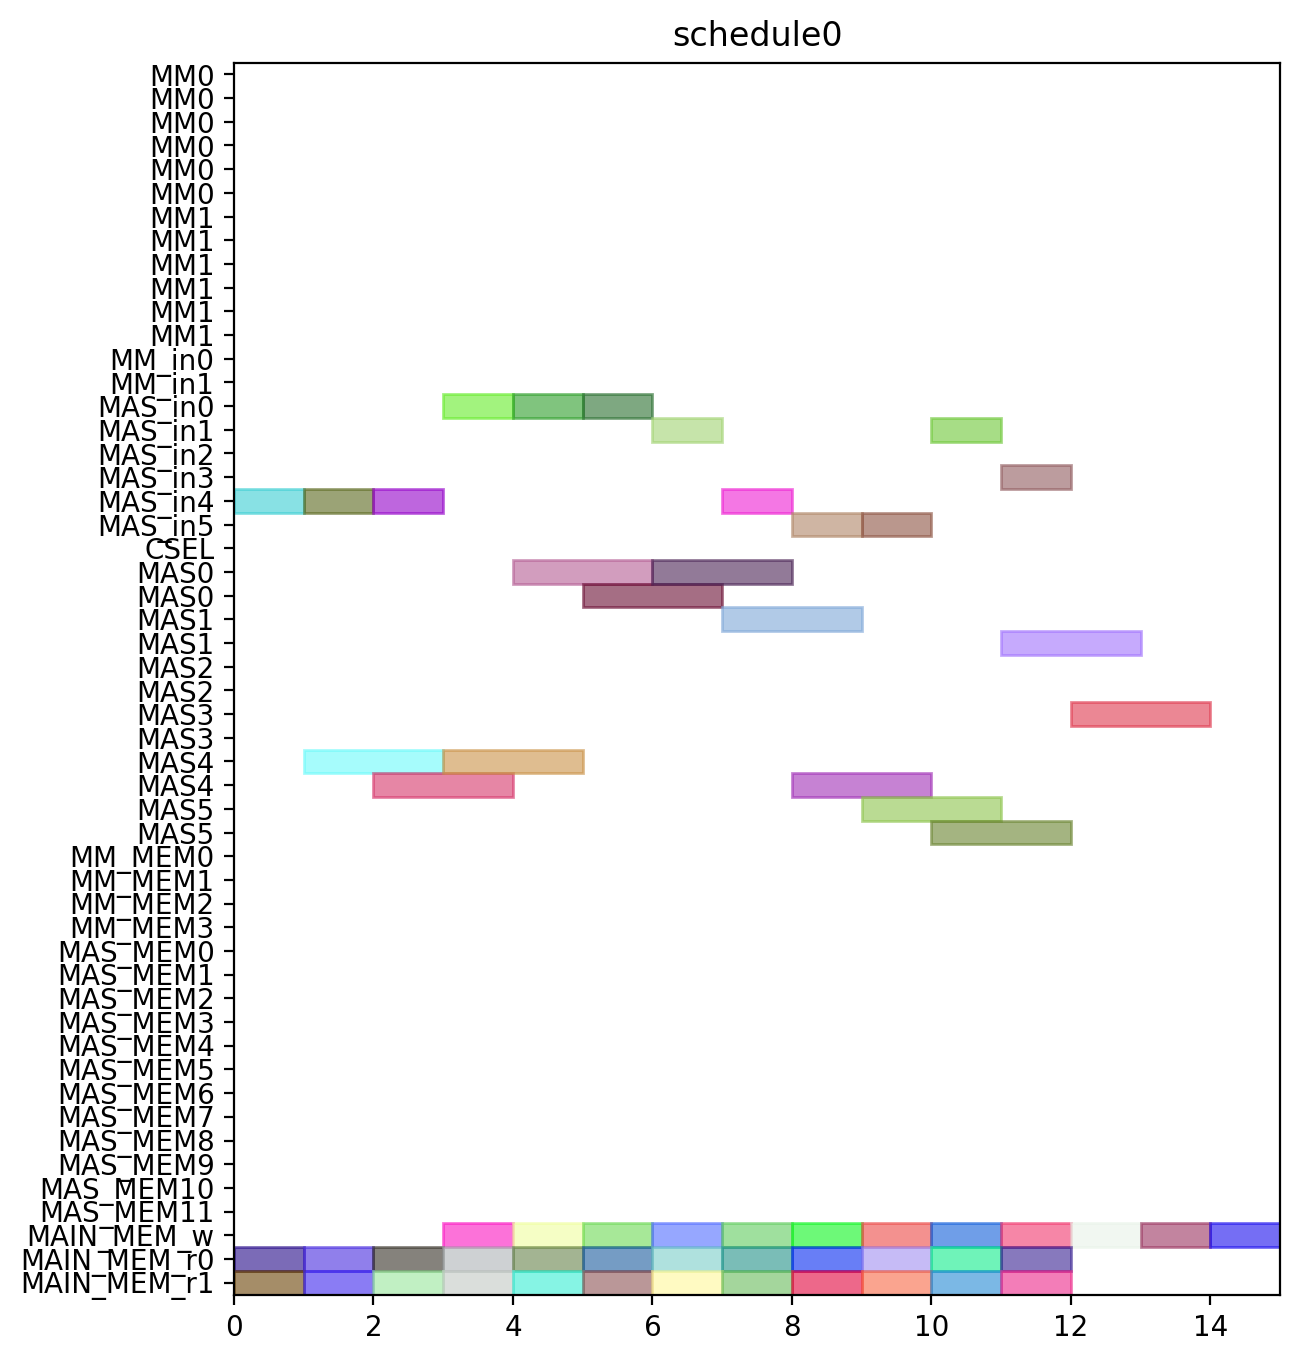

Generate this figure with Python:
from pyschedule import Scenario, solvers, plotters, alt


def solve():
	horizon = 120
	S = Scenario("schedule0", horizon=horizon)

	# resource
	MM = S.Resources('MM', num=2, size=6)
	MM_in = S.Resources('MM_in', num=2)
	MAS_in = S.Resources('MAS_in', num=6)
	CSEL = S.Resource('CSEL')
	MAS = S.Resources('MAS', num=6, size=2, periods=range(1, horizon))
	MM_MEM = S.Resources('MM_MEM', num=4)
	MAS_MEM = S.Resources('MAS_MEM', num=12)
	MAIN_MEM_w = S.Resource('MAIN_MEM_w', size=1)
	MAIN_MEM_r = S.Resources('MAIN_MEM_r', num=2)

	# result of previous scheduling

	# new tasks
	c000 = S.Task('c000', length=2, delay_cost=1)
	c000 += alt(MAS)
	c000_in = S.Task('c000_in', length=1, delay_cost=1)
	c000_in += alt(MAS_in)
	S += c000_in*MAS_in[0]<=c000*MAS[0]

	S += c000_in*MAS_in[1]<=c000*MAS[1]

	S += c000_in*MAS_in[2]<=c000*MAS[2]

	S += c000_in*MAS_in[3]<=c000*MAS[3]

	S += c000_in*MAS_in[4]<=c000*MAS[4]

	S += c000_in*MAS_in[5]<=c000*MAS[5]

	S += 0<c000

	c000_w = S.Task('c000_w', length=1, delay_cost=1)
	c000_w += alt(MAIN_MEM_w)
	S += c000 <= c000_w

	c000_mem0 = S.Task('c000_mem0', length=1, delay_cost=1)
	c000_mem0 += MAIN_MEM_r[0]
	S += c000_mem0 <= c000

	c000_mem1 = S.Task('c000_mem1', length=1, delay_cost=1)
	c000_mem1 += MAIN_MEM_r[1]
	S += c000_mem1 <= c000

	c001 = S.Task('c001', length=2, delay_cost=1)
	c001 += alt(MAS)
	c001_in = S.Task('c001_in', length=1, delay_cost=1)
	c001_in += alt(MAS_in)
	S += c001_in*MAS_in[0]<=c001*MAS[0]

	S += c001_in*MAS_in[1]<=c001*MAS[1]

	S += c001_in*MAS_in[2]<=c001*MAS[2]

	S += c001_in*MAS_in[3]<=c001*MAS[3]

	S += c001_in*MAS_in[4]<=c001*MAS[4]

	S += c001_in*MAS_in[5]<=c001*MAS[5]

	S += 0<c001

	c001_w = S.Task('c001_w', length=1, delay_cost=1)
	c001_w += alt(MAIN_MEM_w)
	S += c001 <= c001_w

	c001_mem0 = S.Task('c001_mem0', length=1, delay_cost=1)
	c001_mem0 += MAIN_MEM_r[0]
	S += c001_mem0 <= c001

	c001_mem1 = S.Task('c001_mem1', length=1, delay_cost=1)
	c001_mem1 += MAIN_MEM_r[1]
	S += c001_mem1 <= c001

	c010 = S.Task('c010', length=2, delay_cost=1)
	c010 += alt(MAS)
	c010_in = S.Task('c010_in', length=1, delay_cost=1)
	c010_in += alt(MAS_in)
	S += c010_in*MAS_in[0]<=c010*MAS[0]

	S += c010_in*MAS_in[1]<=c010*MAS[1]

	S += c010_in*MAS_in[2]<=c010*MAS[2]

	S += c010_in*MAS_in[3]<=c010*MAS[3]

	S += c010_in*MAS_in[4]<=c010*MAS[4]

	S += c010_in*MAS_in[5]<=c010*MAS[5]

	S += 0<c010

	c010_w = S.Task('c010_w', length=1, delay_cost=1)
	c010_w += alt(MAIN_MEM_w)
	S += c010 <= c010_w

	c010_mem0 = S.Task('c010_mem0', length=1, delay_cost=1)
	c010_mem0 += MAIN_MEM_r[0]
	S += c010_mem0 <= c010

	c010_mem1 = S.Task('c010_mem1', length=1, delay_cost=1)
	c010_mem1 += MAIN_MEM_r[1]
	S += c010_mem1 <= c010

	c011 = S.Task('c011', length=2, delay_cost=1)
	c011 += alt(MAS)
	c011_in = S.Task('c011_in', length=1, delay_cost=1)
	c011_in += alt(MAS_in)
	S += c011_in*MAS_in[0]<=c011*MAS[0]

	S += c011_in*MAS_in[1]<=c011*MAS[1]

	S += c011_in*MAS_in[2]<=c011*MAS[2]

	S += c011_in*MAS_in[3]<=c011*MAS[3]

	S += c011_in*MAS_in[4]<=c011*MAS[4]

	S += c011_in*MAS_in[5]<=c011*MAS[5]

	S += 0<c011

	c011_w = S.Task('c011_w', length=1, delay_cost=1)
	c011_w += alt(MAIN_MEM_w)
	S += c011 <= c011_w

	c011_mem0 = S.Task('c011_mem0', length=1, delay_cost=1)
	c011_mem0 += MAIN_MEM_r[0]
	S += c011_mem0 <= c011

	c011_mem1 = S.Task('c011_mem1', length=1, delay_cost=1)
	c011_mem1 += MAIN_MEM_r[1]
	S += c011_mem1 <= c011

	c100 = S.Task('c100', length=2, delay_cost=1)
	c100 += alt(MAS)
	c100_in = S.Task('c100_in', length=1, delay_cost=1)
	c100_in += alt(MAS_in)
	S += c100_in*MAS_in[0]<=c100*MAS[0]

	S += c100_in*MAS_in[1]<=c100*MAS[1]

	S += c100_in*MAS_in[2]<=c100*MAS[2]

	S += c100_in*MAS_in[3]<=c100*MAS[3]

	S += c100_in*MAS_in[4]<=c100*MAS[4]

	S += c100_in*MAS_in[5]<=c100*MAS[5]

	S += 0<c100

	c100_w = S.Task('c100_w', length=1, delay_cost=1)
	c100_w += alt(MAIN_MEM_w)
	S += c100 <= c100_w

	c100_mem0 = S.Task('c100_mem0', length=1, delay_cost=1)
	c100_mem0 += MAIN_MEM_r[0]
	S += c100_mem0 <= c100

	c100_mem1 = S.Task('c100_mem1', length=1, delay_cost=1)
	c100_mem1 += MAIN_MEM_r[1]
	S += c100_mem1 <= c100

	c101 = S.Task('c101', length=2, delay_cost=1)
	c101 += alt(MAS)
	c101_in = S.Task('c101_in', length=1, delay_cost=1)
	c101_in += alt(MAS_in)
	S += c101_in*MAS_in[0]<=c101*MAS[0]

	S += c101_in*MAS_in[1]<=c101*MAS[1]

	S += c101_in*MAS_in[2]<=c101*MAS[2]

	S += c101_in*MAS_in[3]<=c101*MAS[3]

	S += c101_in*MAS_in[4]<=c101*MAS[4]

	S += c101_in*MAS_in[5]<=c101*MAS[5]

	S += 0<c101

	c101_w = S.Task('c101_w', length=1, delay_cost=1)
	c101_w += alt(MAIN_MEM_w)
	S += c101 <= c101_w

	c101_mem0 = S.Task('c101_mem0', length=1, delay_cost=1)
	c101_mem0 += MAIN_MEM_r[0]
	S += c101_mem0 <= c101

	c101_mem1 = S.Task('c101_mem1', length=1, delay_cost=1)
	c101_mem1 += MAIN_MEM_r[1]
	S += c101_mem1 <= c101

	c110 = S.Task('c110', length=2, delay_cost=1)
	c110 += alt(MAS)
	c110_in = S.Task('c110_in', length=1, delay_cost=1)
	c110_in += alt(MAS_in)
	S += c110_in*MAS_in[0]<=c110*MAS[0]

	S += c110_in*MAS_in[1]<=c110*MAS[1]

	S += c110_in*MAS_in[2]<=c110*MAS[2]

	S += c110_in*MAS_in[3]<=c110*MAS[3]

	S += c110_in*MAS_in[4]<=c110*MAS[4]

	S += c110_in*MAS_in[5]<=c110*MAS[5]

	S += 0<c110

	c110_w = S.Task('c110_w', length=1, delay_cost=1)
	c110_w += alt(MAIN_MEM_w)
	S += c110 <= c110_w

	c110_mem0 = S.Task('c110_mem0', length=1, delay_cost=1)
	c110_mem0 += MAIN_MEM_r[0]
	S += c110_mem0 <= c110

	c110_mem1 = S.Task('c110_mem1', length=1, delay_cost=1)
	c110_mem1 += MAIN_MEM_r[1]
	S += c110_mem1 <= c110

	c111 = S.Task('c111', length=2, delay_cost=1)
	c111 += alt(MAS)
	c111_in = S.Task('c111_in', length=1, delay_cost=1)
	c111_in += alt(MAS_in)
	S += c111_in*MAS_in[0]<=c111*MAS[0]

	S += c111_in*MAS_in[1]<=c111*MAS[1]

	S += c111_in*MAS_in[2]<=c111*MAS[2]

	S += c111_in*MAS_in[3]<=c111*MAS[3]

	S += c111_in*MAS_in[4]<=c111*MAS[4]

	S += c111_in*MAS_in[5]<=c111*MAS[5]

	S += 0<c111

	c111_w = S.Task('c111_w', length=1, delay_cost=1)
	c111_w += alt(MAIN_MEM_w)
	S += c111 <= c111_w

	c111_mem0 = S.Task('c111_mem0', length=1, delay_cost=1)
	c111_mem0 += MAIN_MEM_r[0]
	S += c111_mem0 <= c111

	c111_mem1 = S.Task('c111_mem1', length=1, delay_cost=1)
	c111_mem1 += MAIN_MEM_r[1]
	S += c111_mem1 <= c111

	c200 = S.Task('c200', length=2, delay_cost=1)
	c200 += alt(MAS)
	c200_in = S.Task('c200_in', length=1, delay_cost=1)
	c200_in += alt(MAS_in)
	S += c200_in*MAS_in[0]<=c200*MAS[0]

	S += c200_in*MAS_in[1]<=c200*MAS[1]

	S += c200_in*MAS_in[2]<=c200*MAS[2]

	S += c200_in*MAS_in[3]<=c200*MAS[3]

	S += c200_in*MAS_in[4]<=c200*MAS[4]

	S += c200_in*MAS_in[5]<=c200*MAS[5]

	S += 0<c200

	c200_w = S.Task('c200_w', length=1, delay_cost=1)
	c200_w += alt(MAIN_MEM_w)
	S += c200 <= c200_w

	c200_mem0 = S.Task('c200_mem0', length=1, delay_cost=1)
	c200_mem0 += MAIN_MEM_r[0]
	S += c200_mem0 <= c200

	c200_mem1 = S.Task('c200_mem1', length=1, delay_cost=1)
	c200_mem1 += MAIN_MEM_r[1]
	S += c200_mem1 <= c200

	c201 = S.Task('c201', length=2, delay_cost=1)
	c201 += alt(MAS)
	c201_in = S.Task('c201_in', length=1, delay_cost=1)
	c201_in += alt(MAS_in)
	S += c201_in*MAS_in[0]<=c201*MAS[0]

	S += c201_in*MAS_in[1]<=c201*MAS[1]

	S += c201_in*MAS_in[2]<=c201*MAS[2]

	S += c201_in*MAS_in[3]<=c201*MAS[3]

	S += c201_in*MAS_in[4]<=c201*MAS[4]

	S += c201_in*MAS_in[5]<=c201*MAS[5]

	S += 0<c201

	c201_w = S.Task('c201_w', length=1, delay_cost=1)
	c201_w += alt(MAIN_MEM_w)
	S += c201 <= c201_w

	c201_mem0 = S.Task('c201_mem0', length=1, delay_cost=1)
	c201_mem0 += MAIN_MEM_r[0]
	S += c201_mem0 <= c201

	c201_mem1 = S.Task('c201_mem1', length=1, delay_cost=1)
	c201_mem1 += MAIN_MEM_r[1]
	S += c201_mem1 <= c201

	c210 = S.Task('c210', length=2, delay_cost=1)
	c210 += alt(MAS)
	c210_in = S.Task('c210_in', length=1, delay_cost=1)
	c210_in += alt(MAS_in)
	S += c210_in*MAS_in[0]<=c210*MAS[0]

	S += c210_in*MAS_in[1]<=c210*MAS[1]

	S += c210_in*MAS_in[2]<=c210*MAS[2]

	S += c210_in*MAS_in[3]<=c210*MAS[3]

	S += c210_in*MAS_in[4]<=c210*MAS[4]

	S += c210_in*MAS_in[5]<=c210*MAS[5]

	S += 0<c210

	c210_w = S.Task('c210_w', length=1, delay_cost=1)
	c210_w += alt(MAIN_MEM_w)
	S += c210 <= c210_w

	c210_mem0 = S.Task('c210_mem0', length=1, delay_cost=1)
	c210_mem0 += MAIN_MEM_r[0]
	S += c210_mem0 <= c210

	c210_mem1 = S.Task('c210_mem1', length=1, delay_cost=1)
	c210_mem1 += MAIN_MEM_r[1]
	S += c210_mem1 <= c210

	c211 = S.Task('c211', length=2, delay_cost=1)
	c211 += alt(MAS)
	c211_in = S.Task('c211_in', length=1, delay_cost=1)
	c211_in += alt(MAS_in)
	S += c211_in*MAS_in[0]<=c211*MAS[0]

	S += c211_in*MAS_in[1]<=c211*MAS[1]

	S += c211_in*MAS_in[2]<=c211*MAS[2]

	S += c211_in*MAS_in[3]<=c211*MAS[3]

	S += c211_in*MAS_in[4]<=c211*MAS[4]

	S += c211_in*MAS_in[5]<=c211*MAS[5]

	S += 0<c211

	c211_w = S.Task('c211_w', length=1, delay_cost=1)
	c211_w += alt(MAIN_MEM_w)
	S += c211 <= c211_w

	c211_mem0 = S.Task('c211_mem0', length=1, delay_cost=1)
	c211_mem0 += MAIN_MEM_r[0]
	S += c211_mem0 <= c211

	c211_mem1 = S.Task('c211_mem1', length=1, delay_cost=1)
	c211_mem1 += MAIN_MEM_r[1]
	S += c211_mem1 <= c211

	solvers.mip.solve(S,msg=1,kind='CPLEX',ratio_gap=1.01)

	solution = [['hoge']*len(S.solution()[1]) for i in range(len(S.solution()))]
	for i in range(len(S.solution())):
		for j in range(len(S.solution()[i])):
			solution[i][j]=str(S.solution()[i][j])
	print(solution)

	cycles = int(solution[-1][3])

	pic_file_name = "/mnt/rose/usr1/fukuda/ABE/multiRAM_multiMAS_16mux/scheduling_result/stage6MM2_stage2MAS6/CONJ/schedule0.png"
	if(S.solution() != []):
		plotters.matplotlib.plot(S,img_filename=pic_file_name, show_task_labels=False, fig_size=(cycles*0.25+3, 8))

	return solution
